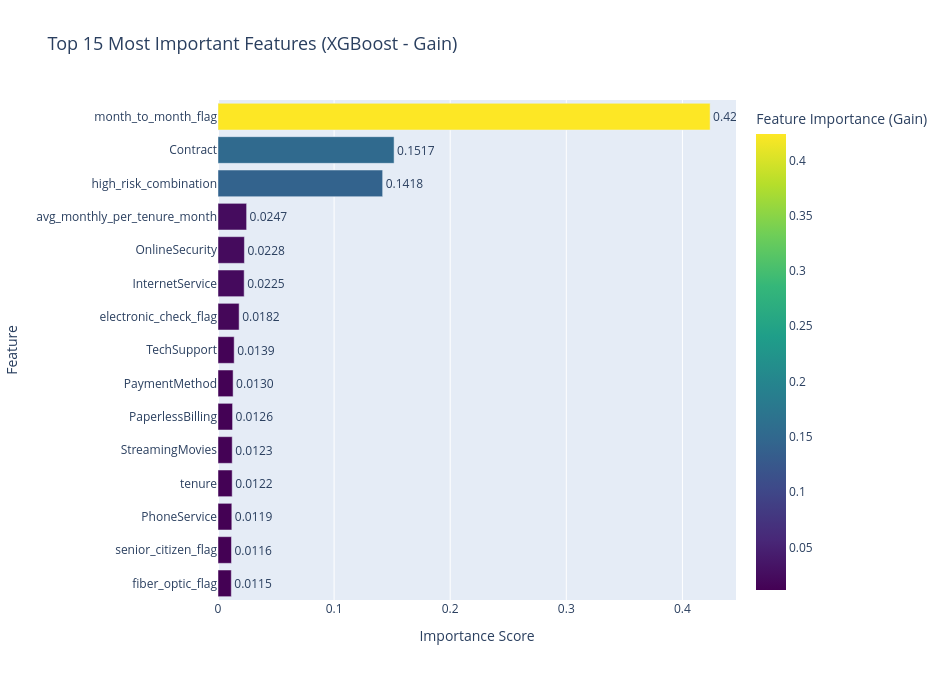

The notebook cell saved with this chart:
### Code cell
# Feature Importance

importance_df = pd.DataFrame({
    'feature': X_train.columns,
    'importance': final_model.feature_importances_
}).sort_values('importance', ascending=False)

top15 = importance_df.head(15)

fig_imp = px.bar(
    top15,
    x='importance',
    y='feature',
    orientation='h',
    title='Top 15 Most Important Features (XGBoost - Gain)',
    labels={'importance': 'Feature Importance (Gain)', 'feature': 'Feature'},
    color='importance',
    color_continuous_scale='Viridis',
    text='importance'
)

fig_imp.update_traces(texttemplate='%{text:.4f}', textposition='outside')
fig_imp.update_layout(
    height=680,
    width=950,
    yaxis=dict(autorange="reversed"), 
    xaxis_title="Importance Score",
    title_font_size=18
)

fig_imp.show()

importance_df.to_csv('../data/results/feature_importance.csv', index=False)

print("Топ-15 самых важных признаков:")
display(top15.style.format({'importance': '{:.4f}'}))

### Figure 1 — Plotly figure (JSON) as saved in the notebook; plotly's stock layout.template omitted (floating-point values rounded to 4 significant figures)
{"data": [{"hovertemplate": "Feature Importance (Gain)=%{marker.color}<br>Feature=%{y}<extra></extra>", "legendgroup": "", "marker": {"color": [0.4239, 0.1517, 0.1418, 0.02465, 0.02275, 0.02254, 0.01821, 0.01394, 0.01301, 0.01255, 0.01225, 0.01222, 0.01191, 0.0116, 0.01147], "coloraxis": "coloraxis", "pattern": {"shape": ""}}, "name": "", "orientation": "h", "showlegend": false, "text": [0.4239, 0.1517, 0.1418, 0.02465, 0.02275, 0.02254, 0.01821, 0.01394, 0.01301, 0.01255, 0.01225, 0.01222, 0.01191, 0.0116, 0.01147], "textposition": "outside", "texttemplate": "%{text:.4f}", "type": "bar", "x": [0.4239, 0.1517, 0.1418, 0.02465, 0.02275, 0.02254, 0.01821, 0.01394, 0.01301, 0.01255, 0.01225, 0.01222, 0.01191, 0.0116, 0.01147], "xaxis": "x", "y": ["month_to_month_flag", "Contract", "high_risk_combination", "avg_monthly_per_tenure_month", "OnlineSecurity", "InternetService", "electronic_check_flag", "TechSupport", "PaymentMethod", "PaperlessBilling", "StreamingMovies", "tenure", "PhoneService", "senior_citizen_flag", "fiber_optic_flag"], "yaxis": "y"}], "layout": {"barmode": "relative", "coloraxis": {"colorbar": {"title": {"text": "Feature Importance (Gain)"}}, "colorscale": [[0, "#440154"], [0.1111, "#482878"], [0.2222, "#3e4989"], [0.3333, "#31688e"], [0.4444, "#26828e"], [0.5556, "#1f9e89"], [0.6667, "#35b779"], [0.7778, "#6ece58"], [0.8889, "#b5de2b"], [1, "#fde725"]]}, "height": 680, "legend": {"tracegroupgap": 0}, "title": {"font": {"size": 18}, "text": "Top 15 Most Important Features (XGBoost - Gain)"}, "width": 950, "xaxis": {"anchor": "y", "domain": [0, 1], "title": {"text": "Importance Score"}}, "yaxis": {"anchor": "x", "autorange": "reversed", "domain": [0, 1], "title": {"text": "Feature"}}}}
